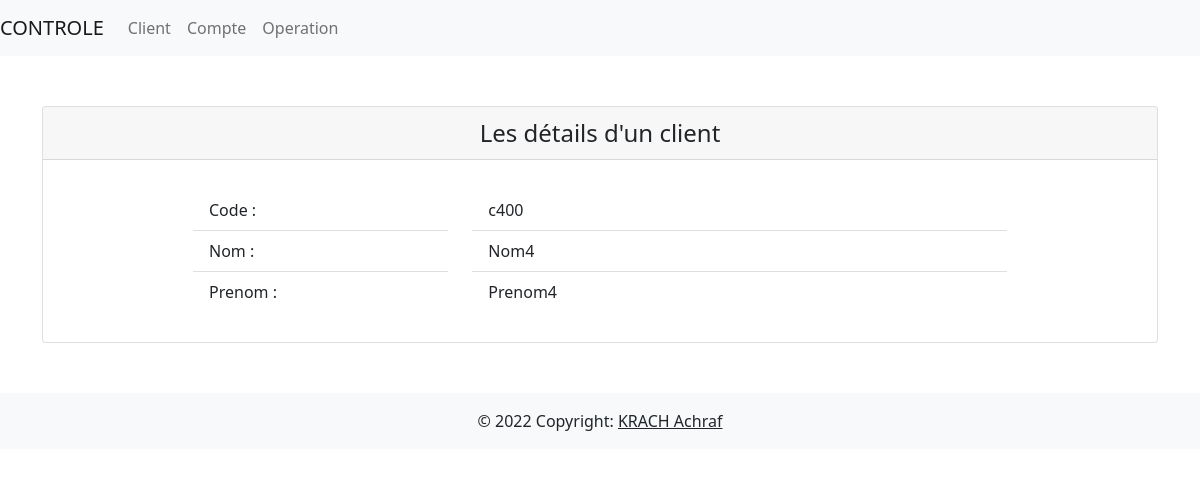
Page /controle/details_client/c400 on the committed database.
### krach_achraf/models.py (models this page shows, shortened)
class Client(models.Model):
    code = models.CharField(max_length=10, primary_key=True)
    nom = models.CharField(max_length=20)
    prenom = models.CharField(max_length=20)

### krach_achraf/views.py (the view)
# urls.py: path('details_client/<str:code>', views.details_client, name='details_client'),
def details_client(request, code):
    client = Client.objects.get(code=code)
    return render(request, 'details/client.html', {'client': client})

### templates/details/client.html
{% extends 'index.html' %}
{% block content %}
    <div class="card">
        <div class="card-header" style="text-align: center; font-size: x-large">Les détails d'un client</div>
        <div class="card-body" style="padding: 30px 150px;">
            <div class="row">
                <div class="col-md-4">
                    <ul class="list-group list-group-flush">
                        <li class="list-group-item">Code :</li>
                        <li class="list-group-item">Nom :</li>
                        <li class="list-group-item">Prenom :</li>
                    </ul>
                </div>
                <div class="col-md-8">
                    <ul class="list-group list-group-flush">
                        <li class="list-group-item">{{ client.code }}</li>
                        <li class="list-group-item">{{ client.nom }}</li>
                        <li class="list-group-item">{{ client.prenom }}</li>
                    </ul>
                </div>
            </div>
        </div>
    </div>
{% endblock content %}

### rows in the picture
Client: code "c400", nom "Nom4", prenom "Prenom4"
